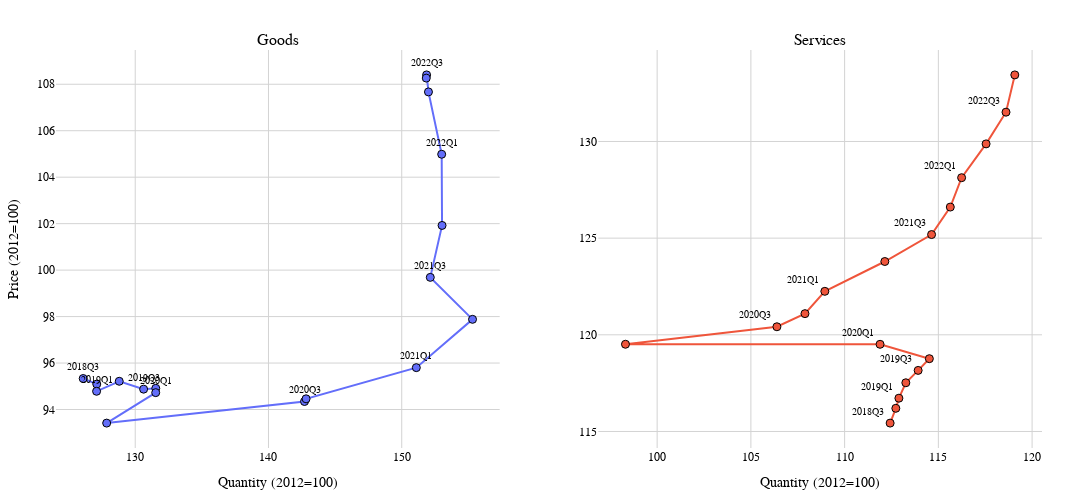

Notebook cell for this chart:
### Markdown cell above
### Make scatter plots

### Code cell
fig = make_subplots(rows=1, cols=2,
                    subplot_titles=("Goods", "Services"),
                    column_widths=[0.5, 0.5],
                    horizontal_spacing=0.1,
                    specs=[[{"type": "scatter"}, {"type": "scatter"}]],
                    )

fig.add_trace(
    go.Scatter(x=df_pq_latest['Quantity (goods)'],
               y=df_pq_latest['Price (goods)'],
               mode='lines+markers+text',
               name='goods',
               # text=df_pq_latest.index,
               text=[index if i%2==0 else '' for i, index in enumerate(df_pq_latest.index)],
               textposition="top center",
               textfont=dict(size=10),
               marker=dict(size=8, line=dict(width=1, color="black")),
               showlegend=False),
    row=1, col=1
)

fig.update_xaxes(title_text="Quantity (2012=100)",
                 showgrid=True, gridcolor='lightgray', zeroline=False,
                 row=1, col=1)
fig.update_yaxes(title_text="Price (2012=100)",
                 showgrid=True, gridcolor='lightgray', zeroline=False,
                 row=1, col=1)

fig.add_trace(
    go.Scatter(x=df_pq_latest['Quantity (services)'],
               y=df_pq_latest['Price (services)'],
               mode='lines+markers+text',
               name='services',
            #    text=df_pq_latest.index,
               text=[index if i%2==0 else '' for i, index in enumerate(df_pq_latest.index)],
               textposition="top left",
               textfont=dict(size=10),
               marker=dict(size=8, line=dict(width=1, color="black")),
               showlegend=False),
    row=1, col=2
)

fig.update_xaxes(title_text="Quantity (2012=100)",
                 showgrid=True, gridcolor='lightgray', zeroline=False,
                 row=1, col=2)
fig.update_yaxes(showgrid=True, gridcolor='lightgray', zeroline=False,
                 row=1, col=2)


fig.update_layout(height=500, width=1200,
                  margin=dict(l=50, r=50, t=50, b=50),
                  font=dict(family="Arial", size=12, color="black"),
                  plot_bgcolor='white',
                  )
fig.show()

### Figure 1 — Plotly figure (JSON) as saved in the notebook; plotly's stock layout.template omitted (floating-point values rounded to 4 significant figures)
{"data": [{"marker": {"line": {"color": "black", "width": 1}, "size": 8}, "mode": "lines+markers+text", "name": "goods", "showlegend": false, "text": ["2018Q3", "", "2019Q1", "", "2019Q3", "", "2020Q1", "", "2020Q3", "", "2021Q1", "", "2021Q3", "", "2022Q1", "", "2022Q3", ""], "textfont": {"size": 10}, "textposition": "top center", "type": "scatter", "x": [126.1, 127.1, 127.1, 128.8, 130.6, 131.5, 131.5, 127.9, 142.7, 142.8, 151.1, 155.3, 152.1, 153.0, 153.0, 152.0, 151.9, 151.8], "xaxis": "x", "y": [95.33, 95.09, 94.78, 95.22, 94.88, 94.91, 94.73, 93.42, 94.34, 94.46, 95.8, 97.88, 99.69, 101.9, 105.0, 107.7, 108.4, 108.3], "yaxis": "y"}, {"marker": {"line": {"color": "black", "width": 1}, "size": 8}, "mode": "lines+markers+text", "name": "services", "showlegend": false, "text": ["2018Q3", "", "2019Q1", "", "2019Q3", "", "2020Q1", "", "2020Q3", "", "2021Q1", "", "2021Q3", "", "2022Q1", "", "2022Q3", ""], "textfont": {"size": 10}, "textposition": "top left", "type": "scatter", "x": [112.4, 112.7, 112.9, 113.3, 113.9, 114.5, 111.9, 98.31, 106.4, 107.9, 108.9, 112.1, 114.6, 115.6, 116.2, 117.5, 118.6, 119.1], "xaxis": "x2", "y": [115.4, 116.2, 116.7, 117.5, 118.2, 118.8, 119.5, 119.5, 120.4, 121.1, 122.2, 123.8, 125.2, 126.6, 128.1, 129.9, 131.5, 133.4], "yaxis": "y2"}], "layout": {"annotations": [{"font": {"size": 16}, "showarrow": false, "text": "Goods", "x": 0.225, "xanchor": "center", "xref": "paper", "y": 1, "yanchor": "bottom", "yref": "paper"}, {"font": {"size": 16}, "showarrow": false, "text": "Services", "x": 0.775, "xanchor": "center", "xref": "paper", "y": 1, "yanchor": "bottom", "yref": "paper"}], "font": {"color": "black", "family": "Arial", "size": 12}, "height": 500, "margin": {"b": 50, "l": 50, "r": 50, "t": 50}, "plot_bgcolor": "white", "width": 1200, "xaxis": {"anchor": "y", "domain": [0, 0.45], "gridcolor": "lightgray", "showgrid": true, "title": {"text": "Quantity (2012=100)"}, "zeroline": false}, "xaxis2": {"anchor": "y2", "domain": [0.55, 1], "gridcolor": "lightgray", "showgrid": true, "title": {"text": "Quantity (2012=100)"}, "zeroline": false}, "yaxis": {"anchor": "x", "domain": [0, 1], "gridcolor": "lightgray", "showgrid": true, "title": {"text": "Price (2012=100)"}, "zeroline": false}, "yaxis2": {"anchor": "x2", "domain": [0, 1], "gridcolor": "lightgray", "showgrid": true, "zeroline": false}}}
